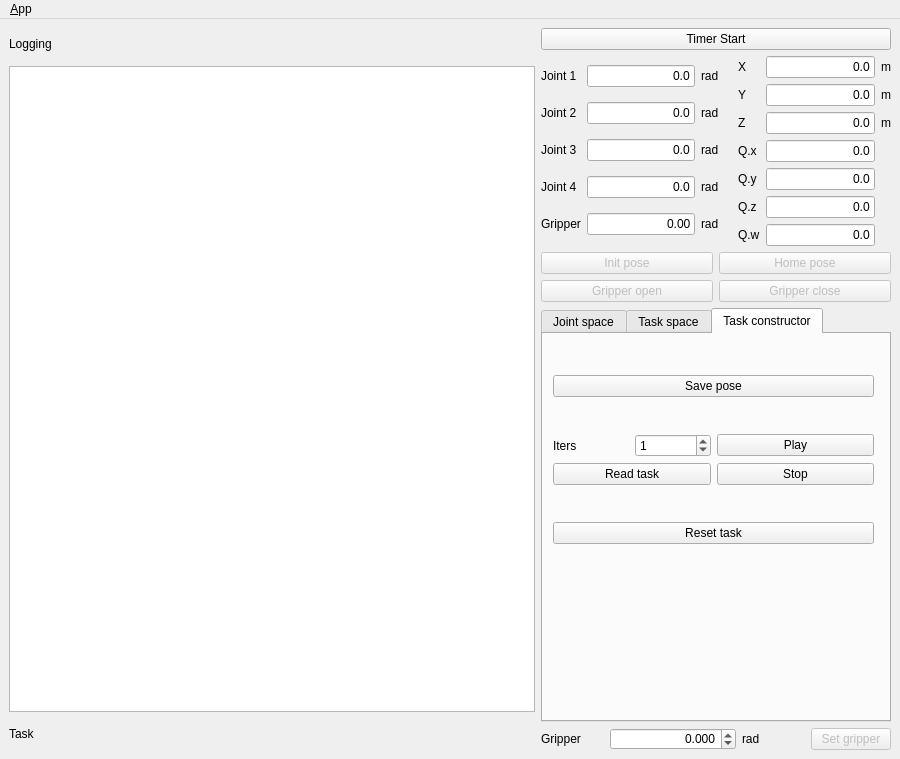
<?xml version="1.0" encoding="UTF-8"?>
<ui version="4.0">
 <class>MainWindowDesign</class>
 <widget class="QMainWindow" name="MainWindowDesign">
  <property name="enabled">
   <bool>true</bool>
  </property>
  <property name="geometry">
   <rect>
    <x>0</x>
    <y>0</y>
    <width>900</width>
    <height>759</height>
   </rect>
  </property>
  <property name="sizePolicy">
   <sizepolicy hsizetype="Preferred" vsizetype="Preferred">
    <horstretch>0</horstretch>
    <verstretch>0</verstretch>
   </sizepolicy>
  </property>
  <property name="minimumSize">
   <size>
    <width>793</width>
    <height>550</height>
   </size>
  </property>
  <property name="maximumSize">
   <size>
    <width>900</width>
    <height>800</height>
   </size>
  </property>
  <property name="windowTitle">
   <string>OpenManipulator control GUI</string>
  </property>
  <property name="windowIcon">
   <iconset>
    <normaloff>:/images/icon.png</normaloff>:/images/icon.png</iconset>
  </property>
  <property name="locale">
   <locale language="English" country="Australia"/>
  </property>
  <widget class="QWidget" name="centralwidget">
   <layout class="QGridLayout" name="gridLayout">
    <item row="0" column="0">
     <layout class="QHBoxLayout" name="horizontalLayout_24" stretch="3,2">
      <item>
       <layout class="QVBoxLayout" name="verticalLayout_11" stretch="1,20,1,25">
        <item>
         <widget class="QLabel" name="label_18">
          <property name="text">
           <string>Logging</string>
          </property>
         </widget>
        </item>
        <item>
         <widget class="QPlainTextEdit" name="plainTextEdit_log">
          <property name="readOnly">
           <bool>true</bool>
          </property>
         </widget>
        </item>
        <item>
         <widget class="QLabel" name="label_75">
          <property name="text">
           <string>Task</string>
          </property>
         </widget>
        </item>
        <item>
         <layout class="QVBoxLayout" name="verticalLayout_19"/>
        </item>
       </layout>
      </item>
      <item>
       <layout class="QVBoxLayout" name="verticalLayout_9" stretch="0,0,0,0,0,0">
        <item>
         <widget class="QPushButton" name="btn_timer_start">
          <property name="text">
           <string>Timer Start</string>
          </property>
         </widget>
        </item>
        <item>
         <layout class="QHBoxLayout" name="horizontalLayout_22"/>
        </item>
        <item>
         <layout class="QHBoxLayout" name="horizontalLayout">
          <item>
           <layout class="QGridLayout" name="gridLayout_3">
            <item row="1" column="0">
             <widget class="QLabel" name="label_5">
              <property name="text">
               <string>Joint 2</string>
              </property>
             </widget>
            </item>
            <item row="4" column="0">
             <widget class="QLabel" name="label_38">
              <property name="text">
               <string>Gripper</string>
              </property>
             </widget>
            </item>
            <item row="1" column="1">
             <widget class="QLineEdit" name="txt_j2">
              <property name="enabled">
               <bool>true</bool>
              </property>
              <property name="layoutDirection">
               <enum>Qt::LeftToRight</enum>
              </property>
              <property name="text">
               <string>0.0</string>
              </property>
              <property name="alignment">
               <set>Qt::AlignRight|Qt::AlignTrailing|Qt::AlignVCenter</set>
              </property>
              <property name="readOnly">
               <bool>true</bool>
              </property>
             </widget>
            </item>
            <item row="1" column="2">
             <widget class="QLabel" name="label_12">
              <property name="text">
               <string>rad</string>
              </property>
             </widget>
            </item>
            <item row="3" column="0">
             <widget class="QLabel" name="label_7">
              <property name="text">
               <string>Joint 4</string>
              </property>
             </widget>
            </item>
            <item row="2" column="2">
             <widget class="QLabel" name="label_13">
              <property name="text">
               <string>rad</string>
              </property>
             </widget>
            </item>
            <item row="3" column="2">
             <widget class="QLabel" name="label_14">
              <property name="text">
               <string>rad</string>
              </property>
             </widget>
            </item>
            <item row="3" column="1">
             <widget class="QLineEdit" name="txt_j4">
              <property name="enabled">
               <bool>true</bool>
              </property>
              <property name="layoutDirection">
               <enum>Qt::LeftToRight</enum>
              </property>
              <property name="text">
               <string>0.0</string>
              </property>
              <property name="alignment">
               <set>Qt::AlignRight|Qt::AlignTrailing|Qt::AlignVCenter</set>
              </property>
              <property name="readOnly">
               <bool>true</bool>
              </property>
             </widget>
            </item>
            <item row="4" column="2">
             <widget class="QLabel" name="label_39">
              <property name="text">
               <string>rad</string>
              </property>
             </widget>
            </item>
            <item row="0" column="0">
             <widget class="QLabel" name="label_4">
              <property name="text">
               <string>Joint 1</string>
              </property>
             </widget>
            </item>
            <item row="0" column="1">
             <widget class="QLineEdit" name="txt_j1">
              <property name="enabled">
               <bool>true</bool>
              </property>
              <property name="layoutDirection">
               <enum>Qt::LeftToRight</enum>
              </property>
              <property name="text">
               <string>0.0</string>
              </property>
              <property name="alignment">
               <set>Qt::AlignRight|Qt::AlignTrailing|Qt::AlignVCenter</set>
              </property>
              <property name="readOnly">
               <bool>true</bool>
              </property>
             </widget>
            </item>
            <item row="2" column="1">
             <widget class="QLineEdit" name="txt_j3">
              <property name="enabled">
               <bool>true</bool>
              </property>
              <property name="layoutDirection">
               <enum>Qt::LeftToRight</enum>
              </property>
              <property name="text">
               <string>0.0</string>
              </property>
              <property name="alignment">
               <set>Qt::AlignRight|Qt::AlignTrailing|Qt::AlignVCenter</set>
              </property>
              <property name="readOnly">
               <bool>true</bool>
              </property>
             </widget>
            </item>
            <item row="4" column="1">
             <widget class="QLineEdit" name="txt_grip">
              <property name="enabled">
               <bool>true</bool>
              </property>
              <property name="layoutDirection">
               <enum>Qt::LeftToRight</enum>
              </property>
              <property name="text">
               <string>0.00</string>
              </property>
              <property name="alignment">
               <set>Qt::AlignRight|Qt::AlignTrailing|Qt::AlignVCenter</set>
              </property>
              <property name="readOnly">
               <bool>true</bool>
              </property>
             </widget>
            </item>
            <item row="2" column="0">
             <widget class="QLabel" name="label_6">
              <property name="text">
               <string>Joint 3</string>
              </property>
             </widget>
            </item>
            <item row="0" column="2">
             <widget class="QLabel" name="label_11">
              <property name="text">
               <string>rad</string>
              </property>
             </widget>
            </item>
           </layout>
          </item>
          <item>
           <widget class="QLabel" name="label_2">
            <property name="text">
             <string/>
            </property>
           </widget>
          </item>
          <item>
           <layout class="QGridLayout" name="gridLayout_4">
            <item row="1" column="1">
             <widget class="QLineEdit" name="txt_y">
              <property name="enabled">
               <bool>true</bool>
              </property>
              <property name="layoutDirection">
               <enum>Qt::LeftToRight</enum>
              </property>
              <property name="text">
               <string>0.0</string>
              </property>
              <property name="alignment">
               <set>Qt::AlignRight|Qt::AlignTrailing|Qt::AlignVCenter</set>
              </property>
              <property name="readOnly">
               <bool>true</bool>
              </property>
             </widget>
            </item>
            <item row="3" column="1">
             <widget class="QLineEdit" name="txt_q_x">
              <property name="enabled">
               <bool>true</bool>
              </property>
              <property name="layoutDirection">
               <enum>Qt::LeftToRight</enum>
              </property>
              <property name="text">
               <string>0.0</string>
              </property>
              <property name="alignment">
               <set>Qt::AlignRight|Qt::AlignTrailing|Qt::AlignVCenter</set>
              </property>
              <property name="readOnly">
               <bool>true</bool>
              </property>
             </widget>
            </item>
            <item row="3" column="0">
             <widget class="QLabel" name="label_49">
              <property name="text">
               <string>Q.x</string>
              </property>
             </widget>
            </item>
            <item row="0" column="0">
             <widget class="QLabel" name="label_10">
              <property name="text">
               <string>X</string>
              </property>
             </widget>
            </item>
            <item row="2" column="0">
             <widget class="QLabel" name="label_8">
              <property name="text">
               <string>Z</string>
              </property>
             </widget>
            </item>
            <item row="0" column="1">
             <widget class="QLineEdit" name="txt_x">
              <property name="enabled">
               <bool>true</bool>
              </property>
              <property name="layoutDirection">
               <enum>Qt::LeftToRight</enum>
              </property>
              <property name="text">
               <string>0.0</string>
              </property>
              <property name="alignment">
               <set>Qt::AlignRight|Qt::AlignTrailing|Qt::AlignVCenter</set>
              </property>
              <property name="readOnly">
               <bool>true</bool>
              </property>
             </widget>
            </item>
            <item row="0" column="2">
             <widget class="QLabel" name="label_16">
              <property name="text">
               <string>m</string>
              </property>
             </widget>
            </item>
            <item row="4" column="0">
             <widget class="QLabel" name="label_50">
              <property name="text">
               <string>Q.y</string>
              </property>
             </widget>
            </item>
            <item row="1" column="0">
             <widget class="QLabel" name="label_9">
              <property name="text">
               <string>Y</string>
              </property>
             </widget>
            </item>
            <item row="5" column="1">
             <widget class="QLineEdit" name="txt_q_z">
              <property name="enabled">
               <bool>true</bool>
              </property>
              <property name="layoutDirection">
               <enum>Qt::LeftToRight</enum>
              </property>
              <property name="text">
               <string>0.0</string>
              </property>
              <property name="alignment">
               <set>Qt::AlignRight|Qt::AlignTrailing|Qt::AlignVCenter</set>
              </property>
              <property name="readOnly">
               <bool>true</bool>
              </property>
             </widget>
            </item>
            <item row="5" column="0">
             <widget class="QLabel" name="label_51">
              <property name="text">
               <string>Q.z</string>
              </property>
             </widget>
            </item>
            <item row="2" column="1">
             <widget class="QLineEdit" name="txt_z">
              <property name="enabled">
               <bool>true</bool>
              </property>
              <property name="layoutDirection">
               <enum>Qt::LeftToRight</enum>
              </property>
              <property name="text">
               <string>0.0</string>
              </property>
              <property name="alignment">
               <set>Qt::AlignRight|Qt::AlignTrailing|Qt::AlignVCenter</set>
              </property>
              <property name="readOnly">
               <bool>true</bool>
              </property>
             </widget>
            </item>
            <item row="4" column="1">
             <widget class="QLineEdit" name="txt_q_y">
              <property name="enabled">
               <bool>true</bool>
              </property>
              <property name="layoutDirection">
               <enum>Qt::LeftToRight</enum>
              </property>
              <property name="text">
               <string>0.0</string>
              </property>
              <property name="alignment">
               <set>Qt::AlignRight|Qt::AlignTrailing|Qt::AlignVCenter</set>
              </property>
              <property name="readOnly">
               <bool>true</bool>
              </property>
             </widget>
            </item>
            <item row="6" column="0">
             <widget class="QLabel" name="label_52">
              <property name="text">
               <string>Q.w</string>
              </property>
             </widget>
            </item>
            <item row="6" column="1">
             <widget class="QLineEdit" name="txt_q_w">
              <property name="enabled">
               <bool>true</bool>
              </property>
              <property name="layoutDirection">
               <enum>Qt::LeftToRight</enum>
              </property>
              <property name="text">
               <string>0.0</string>
              </property>
              <property name="alignment">
               <set>Qt::AlignRight|Qt::AlignTrailing|Qt::AlignVCenter</set>
              </property>
              <property name="readOnly">
               <bool>true</bool>
              </property>
             </widget>
            </item>
            <item row="1" column="2">
             <widget class="QLabel" name="label_17">
              <property name="text">
               <string>m</string>
              </property>
             </widget>
            </item>
            <item row="2" column="2">
             <widget class="QLabel" name="label_15">
              <property name="text">
               <string>m</string>
              </property>
             </widget>
            </item>
           </layout>
          </item>
         </layout>
        </item>
        <item>
         <layout class="QVBoxLayout" name="verticalLayout_3">
          <item>
           <layout class="QHBoxLayout" name="horizontalLayout_3">
            <item>
             <widget class="QPushButton" name="btn_init_pose">
              <property name="enabled">
               <bool>false</bool>
              </property>
              <property name="text">
               <string>Init pose</string>
              </property>
             </widget>
            </item>
            <item>
             <widget class="QPushButton" name="btn_home_pose">
              <property name="enabled">
               <bool>false</bool>
              </property>
              <property name="text">
               <string>Home pose</string>
              </property>
             </widget>
            </item>
           </layout>
          </item>
          <item>
           <layout class="QHBoxLayout" name="horizontalLayout_4">
            <item>
             <widget class="QPushButton" name="btn_gripper_open">
              <property name="enabled">
               <bool>false</bool>
              </property>
              <property name="text">
               <string>Gripper open</string>
              </property>
             </widget>
            </item>
            <item>
             <widget class="QPushButton" name="btn_gripper_close">
              <property name="enabled">
               <bool>false</bool>
              </property>
              <property name="text">
               <string>Gripper close</string>
              </property>
             </widget>
            </item>
           </layout>
          </item>
         </layout>
        </item>
        <item>
         <widget class="QTabWidget" name="tabWidget">
          <property name="minimumSize">
           <size>
            <width>348</width>
            <height>348</height>
           </size>
          </property>
          <property name="currentIndex">
           <number>2</number>
          </property>
          <widget class="QWidget" name="tab_js">
           <property name="enabled">
            <bool>true</bool>
           </property>
           <property name="tabletTracking">
            <bool>false</bool>
           </property>
           <attribute name="title">
            <string>Joint space</string>
           </attribute>
           <widget class="QWidget" name="verticalLayoutWidget">
            <property name="geometry">
             <rect>
              <x>10</x>
              <y>10</y>
              <width>321</width>
              <height>162</height>
             </rect>
            </property>
            <layout class="QVBoxLayout" name="verticalLayout_4">
             <item>
              <layout class="QGridLayout" name="gridLayout_2" columnstretch="1,3,1">
               <item row="2" column="1">
                <widget class="QDoubleSpinBox" name="doubleSpinBox_j3">
                 <property name="alignment">
                  <set>Qt::AlignRight|Qt::AlignTrailing|Qt::AlignVCenter</set>
                 </property>
                 <property name="decimals">
                  <number>3</number>
                 </property>
                 <property name="minimum">
                  <double>-3.140000000000000</double>
                 </property>
                 <property name="maximum">
                  <double>3.140000000000000</double>
                 </property>
                 <property name="singleStep">
                  <double>0.050000000000000</double>
                 </property>
                </widget>
               </item>
               <item row="1" column="2">
                <widget class="QLabel" name="label_23">
                 <property name="text">
                  <string>rad</string>
                 </property>
                </widget>
               </item>
               <item row="3" column="2">
                <widget class="QLabel" name="label_22">
                 <property name="text">
                  <string>rad</string>
                 </property>
                </widget>
               </item>
               <item row="0" column="1">
                <widget class="QDoubleSpinBox" name="doubleSpinBox_j1">
                 <property name="alignment">
                  <set>Qt::AlignRight|Qt::AlignTrailing|Qt::AlignVCenter</set>
                 </property>
                 <property name="decimals">
                  <number>3</number>
                 </property>
                 <property name="minimum">
                  <double>-3.140000000000000</double>
                 </property>
                 <property name="maximum">
                  <double>3.140000000000000</double>
                 </property>
                 <property name="singleStep">
                  <double>0.050000000000000</double>
                 </property>
                </widget>
               </item>
               <item row="3" column="1">
                <widget class="QDoubleSpinBox" name="doubleSpinBox_j4">
                 <property name="alignment">
                  <set>Qt::AlignRight|Qt::AlignTrailing|Qt::AlignVCenter</set>
                 </property>
                 <property name="decimals">
                  <number>3</number>
                 </property>
                 <property name="minimum">
                  <double>-3.140000000000000</double>
                 </property>
                 <property name="maximum">
                  <double>3.140000000000000</double>
                 </property>
                 <property name="singleStep">
                  <double>0.050000000000000</double>
                 </property>
                </widget>
               </item>
               <item row="2" column="0">
                <widget class="QLabel" name="label_19">
                 <property name="text">
                  <string>Joint 3</string>
                 </property>
                </widget>
               </item>
               <item row="2" column="2">
                <widget class="QLabel" name="label_21">
                 <property name="text">
                  <string>rad</string>
                 </property>
                </widget>
               </item>
               <item row="0" column="2">
                <widget class="QLabel" name="label_61">
                 <property name="text">
                  <string>rad</string>
                 </property>
                </widget>
               </item>
               <item row="1" column="0">
                <widget class="QLabel" name="label_24">
                 <property name="text">
                  <string>Joint 2</string>
                 </property>
                </widget>
               </item>
               <item row="1" column="1">
                <widget class="QDoubleSpinBox" name="doubleSpinBox_j2">
                 <property name="alignment">
                  <set>Qt::AlignRight|Qt::AlignTrailing|Qt::AlignVCenter</set>
                 </property>
                 <property name="decimals">
                  <number>3</number>
                 </property>
                 <property name="minimum">
                  <double>-3.140000000000000</double>
                 </property>
                 <property name="maximum">
                  <double>3.140000000000000</double>
                 </property>
                 <property name="singleStep">
                  <double>0.050000000000000</double>
                 </property>
                </widget>
               </item>
               <item row="3" column="0">
                <widget class="QLabel" name="label_20">
                 <property name="text">
                  <string>Joint 4</string>
                 </property>
                </widget>
               </item>
               <item row="0" column="0">
                <widget class="QLabel" name="label_26">
                 <property name="text">
                  <string>Joint 1</string>
                 </property>
                </widget>
               </item>
              </layout>
             </item>
             <item>
              <layout class="QHBoxLayout" name="horizontalLayout_13">
               <item>
                <widget class="QPushButton" name="btn_read_joint_angle">
                 <property name="enabled">
                  <bool>false</bool>
                 </property>
                 <property name="text">
                  <string>Read joint angle</string>
                 </property>
                </widget>
               </item>
               <item>
                <widget class="QPushButton" name="btn_send_joint_angle">
                 <property name="enabled">
                  <bool>false</bool>
                 </property>
                 <property name="text">
                  <string>Send</string>
                 </property>
                </widget>
               </item>
              </layout>
             </item>
            </layout>
           </widget>
          </widget>
          <widget class="QWidget" name="tab_cs">
           <attribute name="title">
            <string>Task space</string>
           </attribute>
           <widget class="QWidget" name="horizontalLayoutWidget_30">
            <property name="geometry">
             <rect>
              <x>10</x>
              <y>10</y>
              <width>321</width>
              <height>222</height>
             </rect>
            </property>
            <layout class="QHBoxLayout" name="horizontalLayout_32" stretch="0,0,2">
             <item>
              <layout class="QGridLayout" name="gridLayout_5">
               <item row="0" column="0">
                <widget class="QLabel" name="label_29">
                 <property name="text">
                  <string>X </string>
                 </property>
                </widget>
               </item>
               <item row="1" column="0">
                <widget class="QLabel" name="label_32">
                 <property name="text">
                  <string>Y</string>
                 </property>
                </widget>
               </item>
               <item row="1" column="2">
                <widget class="QLabel" name="label_27">
                 <property name="text">
                  <string>m</string>
                 </property>
                </widget>
               </item>
               <item row="0" column="2">
                <widget class="QLabel" name="label_31">
                 <property name="text">
                  <string>m</string>
                 </property>
                </widget>
               </item>
               <item row="3" column="0">
                <widget class="QLabel" name="label_35">
                 <property name="text">
                  <string>Q.x</string>
                 </property>
                </widget>
               </item>
               <item row="4" column="1">
                <widget class="QDoubleSpinBox" name="doubleSpinBox_q_y">
                 <property name="decimals">
                  <number>3</number>
                 </property>
                 <property name="minimum">
                  <double>-1.000000000000000</double>
                 </property>
                 <property name="maximum">
                  <double>1.000000000000000</double>
                 </property>
                 <property name="singleStep">
                  <double>0.010000000000000</double>
                 </property>
                </widget>
               </item>
               <item row="2" column="1">
                <widget class="QDoubleSpinBox" name="doubleSpinBox_z">
                 <property name="decimals">
                  <number>3</number>
                 </property>
                 <property name="minimum">
                  <double>-1.000000000000000</double>
                 </property>
                 <property name="maximum">
                  <double>1.000000000000000</double>
                 </property>
                 <property name="singleStep">
                  <double>0.010000000000000</double>
                 </property>
                </widget>
               </item>
               <item row="1" column="1">
                <widget class="QDoubleSpinBox" name="doubleSpinBox_y">
                 <property name="decimals">
                  <number>3</number>
                 </property>
                 <property name="minimum">
                  <double>-1.000000000000000</double>
                 </property>
                 <property name="maximum">
                  <double>1.000000000000000</double>
                 </property>
                 <property name="singleStep">
                  <double>0.010000000000000</double>
                 </property>
                </widget>
               </item>
               <item row="2" column="0">
                <widget class="QLabel" name="label_30">
                 <property name="text">
                  <string>Z</string>
                 </property>
                </widget>
               </item>
               <item row="0" column="1">
                <widget class="QDoubleSpinBox" name="doubleSpinBox_x">
                 <property name="decimals">
                  <number>3</number>
                 </property>
                 <property name="minimum">
                  <double>-1.000000000000000</double>
                 </property>
                 <property name="maximum">
                  <double>1.000000000000000</double>
                 </property>
                 <property name="singleStep">
                  <double>0.010000000000000</double>
                 </property>
                </widget>
               </item>
               <item row="4" column="0">
                <widget class="QLabel" name="label_53">
                 <property name="text">
                  <string>Q.y</string>
                 </property>
                </widget>
               </item>
               <item row="5" column="1">
                <widget class="QDoubleSpinBox" name="doubleSpinBox_q_z">
                 <property name="decimals">
                  <number>3</number>
                 </property>
                 <property name="minimum">
                  <double>-1.000000000000000</double>
                 </property>
                 <property name="maximum">
                  <double>1.000000000000000</double>
                 </property>
                 <property name="singleStep">
                  <double>0.010000000000000</double>
                 </property>
                </widget>
               </item>
               <item row="3" column="1">
                <widget class="QDoubleSpinBox" name="doubleSpinBox_q_x">
                 <property name="decimals">
                  <number>3</number>
                 </property>
                 <property name="minimum">
                  <double>-1.000000000000000</double>
                 </property>
                 <property name="maximum">
                  <double>1.000000000000000</double>
                 </property>
                 <property name="singleStep">
                  <double>0.010000000000000</double>
                 </property>
                </widget>
               </item>
               <item row="5" column="0">
                <widget class="QLabel" name="label_54">
                 <property name="text">
                  <string>Q.z</string>
                 </property>
                </widget>
               </item>
               <item row="6" column="0">
                <widget class="QLabel" name="label_55">
                 <property name="text">
                  <string>Q.w</string>
                 </property>
                </widget>
               </item>
               <item row="6" column="1">
                <widget class="QDoubleSpinBox" name="doubleSpinBox_q_w">
                 <property name="decimals">
                  <number>3</number>
                 </property>
                 <property name="minimum">
                  <double>-1.000000000000000</double>
                 </property>
                 <property name="maximum">
                  <double>1.000000000000000</double>
                 </property>
                 <property name="singleStep">
                  <double>0.010000000000000</double>
                 </property>
                </widget>
               </item>
               <item row="2" column="2">
                <widget class="QLabel" name="label_28">
                 <property name="text">
                  <string>m</string>
                 </property>
                </widget>
               </item>
              </layout>
             </item>
             <item>
              <widget class="QLabel" name="label_3">
               <property name="text">
                <string/>
               </property>
              </widget>
             </item>
             <item>
              <layout class="QVBoxLayout" name="verticalLayout_17" stretch="1,2">
               <item>
                <layout class="QVBoxLayout" name="verticalLayout_14" stretch="0,0,0,0,0">
                 <item>
                  <widget class="QLabel" name="label_57">
                   <property name="autoFillBackground">
                    <bool>false</bool>
                   </property>
                   <property name="text">
                    <string>position_tol</string>
                   </property>
                  </widget>
                 </item>
                 <item>
                  <widget class="QDoubleSpinBox" name="doubleSpinBox_position_tol">
                   <property name="alignment">
                    <set>Qt::AlignRight|Qt::AlignTrailing|Qt::AlignVCenter</set>
                   </property>
                   <property name="decimals">
                    <number>3</number>
                   </property>
                   <property name="minimum">
                    <double>0.000000000000000</double>
                   </property>
                   <property name="maximum">
                    <double>1.000000000000000</double>
                   </property>
                   <property name="singleStep">
                    <double>0.010000000000000</double>
                   </property>
                   <property name="value">
                    <double>0.050000000000000</double>
                   </property>
                  </widget>
                 </item>
                 <item>
                  <widget class="QLabel" name="label_56">
                   <property name="text">
                    <string>orientation_tol</string>
                   </property>
                  </widget>
                 </item>
                 <item>
                  <widget class="QDoubleSpinBox" name="doubleSpinBox_orientation_tol">
                   <property name="alignment">
                    <set>Qt::AlignRight|Qt::AlignTrailing|Qt::AlignVCenter</set>
                   </property>
                   <property name="decimals">
                    <number>3</number>
                   </property>
                   <property name="minimum">
                    <double>0.000000000000000</double>
                   </property>
                   <property name="maximum">
                    <double>1.000000000000000</double>
                   </property>
                   <property name="singleStep">
                    <double>0.010000000000000</double>
                   </property>
                   <property name="value">
                    <double>0.050000000000000</double>
                   </property>
                  </widget>
                 </item>
                 <item>
                  <widget class="QCheckBox" name="checkBox">
                   <property name="text">
                    <string>position only</string>
                   </property>
                   <property name="checked">
                    <bool>true</bool>
                   </property>
                  </widget>
                 </item>
                </layout>
               </item>
               <item>
                <layout class="QVBoxLayout" name="verticalLayout_16" stretch="1,1">
                 <item>
                  <widget class="QPushButton" name="btn_read_kinematic_pose">
                   <property name="enabled">
                    <bool>false</bool>
                   </property>
                   <property name="text">
                    <string>Read kinematic pose</string>
                   </property>
                  </widget>
                 </item>
                 <item>
                  <widget class="QPushButton" name="btn_send_kinematic_pose">
                   <property name="enabled">
                    <bool>false</bool>
                   </property>
                   <property name="text">
                    <string>Send</string>
                   </property>
                  </widget>
                 </item>
                </layout>
               </item>
              </layout>
             </item>
            </layout>
           </widget>
          </widget>
          <widget class="QWidget" name="Task_constructor">
           <attribute name="title">
            <string>Task constructor</string>
           </attribute>
           <widget class="QWidget" name="verticalLayoutWidget_19">
            <property name="geometry">
             <rect>
              <x>10</x>
              <y>10</y>
              <width>321</width>
              <height>231</height>
             </rect>
            </property>
            <layout class="QVBoxLayout" name="verticalLayout_20" stretch="3,1,3">
             <item>
              <widget class="QPushButton" name="btn_save_pose">
               <property name="text">
                <string>Save pose</string>
               </property>
              </widget>
             </item>
             <item>
              <layout class="QVBoxLayout" name="verticalLayout_18">
               <item>
                <layout class="QHBoxLayout" name="horizontalLayout_35">
                 <item>
                  <layout class="QHBoxLayout" name="horizontalLayout_33">
                   <item>
                    <widget class="QLabel" name="label">
                     <property name="text">
                      <string>Iters</string>
                     </property>
                    </widget>
                   </item>
                   <item>
                    <widget class="QSpinBox" name="txt_rap">
                     <property name="maximum">
                      <number>999</number>
                     </property>
                     <property name="value">
                      <number>1</number>
                     </property>
                    </widget>
                   </item>
                  </layout>
                 </item>
                 <item>
                  <widget class="QPushButton" name="btn_play">
                   <property name="text">
                    <string>Play</string>
                   </property>
                  </widget>
                 </item>
                </layout>
               </item>
               <item>
                <layout class="QHBoxLayout" name="horizontalLayout_36">
                 <item>
                  <widget class="QPushButton" name="btn_read_task">
                   <property name="enabled">
                    <bool>true</bool>
                   </property>
                   <property name="text">
                    <string>Read task</string>
                   </property>
                  </widget>
                 </item>
                 <item>
                  <widget class="QPushButton" name="btn_stop">
                   <property name="text">
                    <string>Stop</string>
                   </property>
                  </widget>
                 </item>
                </layout>
               </item>
              </layout>
             </item>
             <item>
              <widget class="QPushButton" name="btn_reset_task">
               <property name="text">
                <string>Reset task</string>
               </property>
              </widget>
             </item>
            </layout>
           </widget>
          </widget>
         </widget>
        </item>
        <item>
         <layout class="QHBoxLayout" name="horizontalLayout_23" stretch="1,2,1,0">
          <item>
           <widget class="QLabel" name="label_37">
            <property name="text">
             <string>Gripper</string>
            </property>
           </widget>
          </item>
          <item>
           <widget class="QDoubleSpinBox" name="doubleSpinBox_gripper">
            <property name="minimumSize">
             <size>
              <width>0</width>
              <height>4</height>
             </size>
            </property>
            <property name="alignment">
             <set>Qt::AlignRight|Qt::AlignTrailing|Qt::AlignVCenter</set>
            </property>
            <property name="decimals">
             <number>3</number>
            </property>
            <property name="minimum">
             <double>-1.135000000000000</double>
            </property>
            <property name="maximum">
             <double>1.135000000000000</double>
            </property>
            <property name="singleStep">
             <double>0.002000000000000</double>
            </property>
            <property name="value">
             <double>0.000000000000000</double>
            </property>
           </widget>
          </item>
          <item>
           <widget class="QLabel" name="label_40">
            <property name="text">
             <string>rad</string>
            </property>
           </widget>
          </item>
          <item>
           <widget class="QPushButton" name="btn_set_gripper">
            <property name="enabled">
             <bool>false</bool>
            </property>
            <property name="text">
             <string>Set gripper</string>
            </property>
           </widget>
          </item>
         </layout>
        </item>
       </layout>
      </item>
     </layout>
    </item>
   </layout>
  </widget>
  <widget class="QMenuBar" name="menubar">
   <property name="geometry">
    <rect>
     <x>0</x>
     <y>0</y>
     <width>900</width>
     <height>22</height>
    </rect>
   </property>
   <widget class="QMenu" name="menu_File">
    <property name="title">
     <string>&amp;App</string>
    </property>
    <addaction name="action_Preferences"/>
    <addaction name="separator"/>
    <addaction name="actionAbout"/>
    <addaction name="actionAbout_Qt"/>
    <addaction name="separator"/>
    <addaction name="action_Quit"/>
   </widget>
   <addaction name="menu_File"/>
  </widget>
  <action name="action_Quit">
   <property name="text">
    <string>&amp;Quit</string>
   </property>
   <property name="shortcut">
    <string>Ctrl+Q</string>
   </property>
   <property name="shortcutContext">
    <enum>Qt::ApplicationShortcut</enum>
   </property>
  </action>
  <action name="action_Preferences">
   <property name="text">
    <string>&amp;Preferences</string>
   </property>
  </action>
  <action name="actionAbout">
   <property name="text">
    <string>&amp;About</string>
   </property>
  </action>
  <action name="actionAbout_Qt">
   <property name="text">
    <string>About &amp;Qt</string>
   </property>
  </action>
 </widget>
 <resources/>
 <connections>
  <connection>
   <sender>action_Quit</sender>
   <signal>triggered()</signal>
   <receiver>MainWindowDesign</receiver>
   <slot>close()</slot>
   <hints>
    <hint type="sourcelabel">
     <x>-1</x>
     <y>-1</y>
    </hint>
    <hint type="destinationlabel">
     <x>399</x>
     <y>299</y>
    </hint>
   </hints>
  </connection>
 </connections>
</ui>
